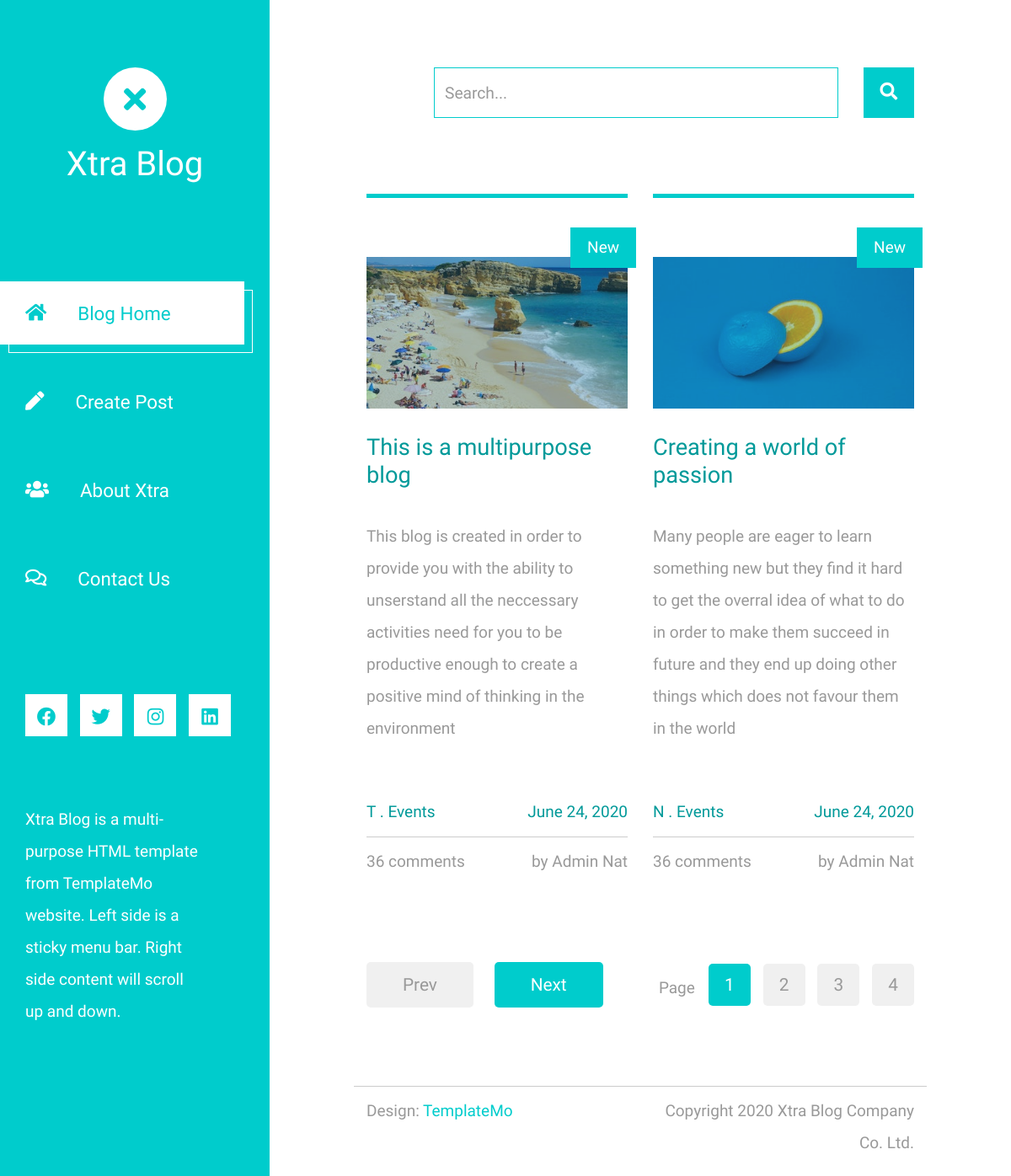
The page / on the database its author committed.
### core/models.py (models this page shows, shortened)
class Blog(models.Model):
    CHOICES=(
        ("Travel", "Travel"),
        ("Sport", "Sport"),
        ("Nature", "Nature"),
    )
    image=models.ImageField(upload_to="blog/images")
    title = models.CharField(max_length=100)
    blog_texts=models.TextField(max_length=3000)
    category=models.CharField(choices=CHOICES, max_length=10)
    date_posted=models.DateField(auto_now_add=True)

### core/views.py (the view)
# urls.py: path("", HomeListView.as_view(), name="home"),
class HomeListView(View):
    def get(self, request, *args, **kwargs):
        blog = Blog.objects.all()
        context={"blog": blog}
        return render(request, "blog/index.html", context)

### core/templates/blog/index.html
{% extends 'blog/base.html'%}
{% load static %}
    {% block body %}
        <div class="container-fluid">
            <main class="tm-main">
                <div class="row tm-row">
                    <div class="col-12">
                        <form action="{% url 'search_results' %}" method="get" class="form-inline tm-mb-80 tm-search-form">
                            <input class="form-control tm-search-input" name="query" type="text" placeholder="Search..." aria-label="Search">
                            <button class="tm-search-button" type="submit">
                                <i class="fas fa-search tm-search-icon" aria-hidden="true"></i>
                            </button>
                        </form>
                    </div>
                </div>
                <div class="row tm-row">
                    {% for article in blog %}
                        <article class="col-lg-6 col-md-6 tm-post col-md-auto m-auto">
                            <hr class="tm-hr-primary">
                            <a href="{% url 'post_detail' article.pk %}" class="effect-lily tm-post-link tm-pt-60">
                                <div class="tm-post-link-inner">
                                    <img src="{{ article.image.url }}" alt="Image" class="img-fluid">
                                </div>
                                <span class="position-absolute tm-new-badge">New</span>
                                <h2 class="tm-pt-30 tm-color-primary tm-post-title">{{ article.title }}</h2>
                            </a>
                            <p class="tm-pt-30">
                                {{ article.blog_texts }}
                            </p>
                            <div class="d-flex justify-content-between tm-pt-45">
                                <span class="tm-color-primary">{{ article.category }} . Events</span>
                                <span class="tm-color-primary">June 24, 2020</span>
                            </div>
                            <hr>
                            <div class="d-flex justify-content-between">
                                <span>36 comments</span>
                                <span>by Admin Nat</span>
                            </div>
                        </article>
                    {% endfor %}
                </div>
                <div class="row tm-row tm-mt-100 tm-mb-75">
                    <div class="tm-prev-next-wrapper">
                        <a href="#" class="mb-2 tm-btn tm-btn-primary tm-prev-next disabled tm-mr-20">Prev</a>
                        <a href="#" class="mb-2 tm-btn tm-btn-primary tm-prev-next">Next</a>
                    </div>
                    <div class="tm-paging-wrapper">
                        <span class="d-inline-block mr-3">Page</span>
                        <nav class="tm-paging-nav d-inline-block">
                            <ul>
                                <li class="tm-paging-item active">
                                    <a href="#" class="mb-2 tm-btn tm-paging-link">1</a>
                                </li>
                                <li class="tm-paging-item">
                                    <a href="#" class="mb-2 tm-btn tm-paging-link">2</a>
                                </li>
                                <li class="tm-paging-item">
                                    <a href="#" class="mb-2 tm-btn tm-paging-link">3</a>
                                </li>
                                <li class="tm-paging-item">
                                    <a href="#" class="mb-2 tm-btn tm-paging-link">4</a>
                                </li>
                            </ul>
                        </nav>
                    </div>
                </div>
                <footer class="row tm-row">
                    <hr class="col-12">
                    <div class="col-md-6 col-12 tm-color-gray">
                        Design: <a rel="nofollow" target="_parent" href="https://templatemo.com" class="tm-external-link">TemplateMo</a>
                    </div>
                    <div class="col-md-6 col-12 tm-color-gray tm-copyright">
                        Copyright 2020 Xtra Blog Company Co. Ltd.
                    </div>
                </footer>
            </main>
        </div>
    {% endblock %}

### rows shown on the page
Blog: image (picture), title "This is a multipurpose blog", blog_texts "This blog is created in order to provide you with the ability to unserstand all the neccessary activities need for you to be productive enough to create a positive mind of thinking in the environment", category "T"
Blog: image (picture), title "Creating a world of passion", blog_texts "Many people are eager to learn something new but they find it hard to get the overral idea of what to do in order to make them succeed in future and they end up doing other things which does not favour them in the world", category "N"
